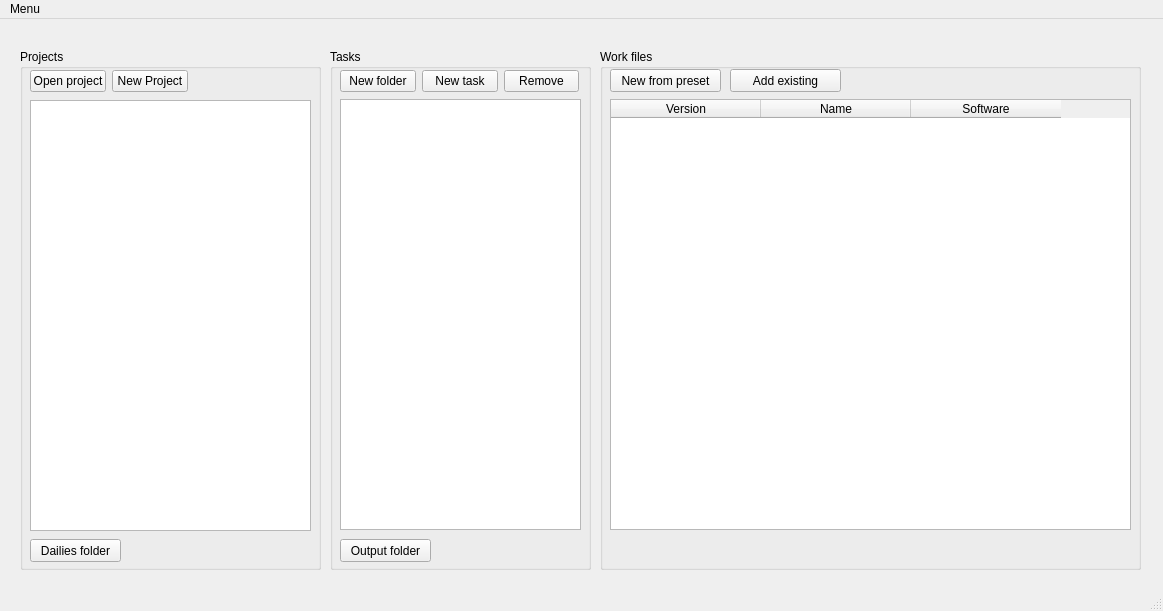
<?xml version="1.0" encoding="UTF-8"?>
<ui version="4.0">
 <class>MainWindow</class>
 <widget class="QMainWindow" name="MainWindow">
  <property name="geometry">
   <rect>
    <x>0</x>
    <y>0</y>
    <width>1163</width>
    <height>611</height>
   </rect>
  </property>
  <property name="windowTitle">
   <string>Lamp Project Browser</string>
  </property>
  <widget class="QWidget" name="centralwidget">
   <widget class="QGroupBox" name="taskBox">
    <property name="geometry">
     <rect>
      <x>330</x>
      <y>30</y>
      <width>261</width>
      <height>521</height>
     </rect>
    </property>
    <property name="title">
     <string>Tasks</string>
    </property>
    <widget class="QTreeView" name="tree_tasks">
     <property name="geometry">
      <rect>
       <x>10</x>
       <y>50</y>
       <width>241</width>
       <height>431</height>
      </rect>
     </property>
     <property name="uniformRowHeights">
      <bool>true</bool>
     </property>
     <property name="headerHidden">
      <bool>true</bool>
     </property>
    </widget>
    <widget class="QWidget" name="layoutWidget">
     <property name="geometry">
      <rect>
       <x>10</x>
       <y>20</y>
       <width>239</width>
       <height>25</height>
      </rect>
     </property>
     <layout class="QHBoxLayout" name="horizontalLayout">
      <item>
       <widget class="QPushButton" name="btn_add_folder">
        <property name="text">
         <string>New folder</string>
        </property>
       </widget>
      </item>
      <item>
       <widget class="QPushButton" name="btn_add_task">
        <property name="text">
         <string>New task</string>
        </property>
       </widget>
      </item>
      <item>
       <widget class="QPushButton" name="btn_del_task">
        <property name="text">
         <string>Remove</string>
        </property>
       </widget>
      </item>
     </layout>
    </widget>
    <widget class="QPushButton" name="btn_output">
     <property name="geometry">
      <rect>
       <x>10</x>
       <y>490</y>
       <width>91</width>
       <height>23</height>
      </rect>
     </property>
     <property name="text">
      <string>Output folder</string>
     </property>
    </widget>
   </widget>
   <widget class="QGroupBox" name="workfilesBox">
    <property name="geometry">
     <rect>
      <x>600</x>
      <y>30</y>
      <width>541</width>
      <height>521</height>
     </rect>
    </property>
    <property name="title">
     <string>Work files</string>
    </property>
    <widget class="QPushButton" name="btn_add_workfile">
     <property name="geometry">
      <rect>
       <x>10</x>
       <y>20</y>
       <width>111</width>
       <height>23</height>
      </rect>
     </property>
     <property name="text">
      <string>New from preset</string>
     </property>
    </widget>
    <widget class="QTableWidget" name="tbl_workfiles">
     <property name="geometry">
      <rect>
       <x>10</x>
       <y>50</y>
       <width>521</width>
       <height>431</height>
      </rect>
     </property>
     <property name="rowCount">
      <number>0</number>
     </property>
     <attribute name="horizontalHeaderVisible">
      <bool>true</bool>
     </attribute>
     <attribute name="horizontalHeaderCascadingSectionResizes">
      <bool>true</bool>
     </attribute>
     <attribute name="horizontalHeaderDefaultSectionSize">
      <number>150</number>
     </attribute>
     <attribute name="horizontalHeaderMinimumSectionSize">
      <number>100</number>
     </attribute>
     <attribute name="verticalHeaderStretchLastSection">
      <bool>false</bool>
     </attribute>
     <column>
      <property name="text">
       <string>Version</string>
      </property>
     </column>
     <column>
      <property name="text">
       <string>Name</string>
      </property>
     </column>
     <column>
      <property name="text">
       <string>Software</string>
      </property>
     </column>
    </widget>
    <widget class="QPushButton" name="btn_add_existing_workfile">
     <property name="geometry">
      <rect>
       <x>130</x>
       <y>20</y>
       <width>111</width>
       <height>23</height>
      </rect>
     </property>
     <property name="text">
      <string>Add existing</string>
     </property>
    </widget>
   </widget>
   <widget class="QGroupBox" name="groupBox">
    <property name="geometry">
     <rect>
      <x>20</x>
      <y>30</y>
      <width>301</width>
      <height>521</height>
     </rect>
    </property>
    <property name="title">
     <string>Projects</string>
    </property>
    <widget class="QListView" name="list_projects">
     <property name="geometry">
      <rect>
       <x>10</x>
       <y>51</y>
       <width>281</width>
       <height>431</height>
      </rect>
     </property>
    </widget>
    <widget class="QPushButton" name="btn_dailies">
     <property name="geometry">
      <rect>
       <x>10</x>
       <y>490</y>
       <width>91</width>
       <height>23</height>
      </rect>
     </property>
     <property name="text">
      <string>Dailies folder</string>
     </property>
    </widget>
    <widget class="QWidget" name="">
     <property name="geometry">
      <rect>
       <x>10</x>
       <y>20</y>
       <width>158</width>
       <height>25</height>
      </rect>
     </property>
     <layout class="QHBoxLayout" name="horizontalLayout_2">
      <item>
       <widget class="QPushButton" name="btn_open_project">
        <property name="text">
         <string>Open project</string>
        </property>
       </widget>
      </item>
      <item>
       <widget class="QPushButton" name="btn_new_project">
        <property name="text">
         <string>New Project</string>
        </property>
       </widget>
      </item>
     </layout>
    </widget>
   </widget>
  </widget>
  <widget class="QMenuBar" name="menubar">
   <property name="geometry">
    <rect>
     <x>0</x>
     <y>0</y>
     <width>1163</width>
     <height>21</height>
    </rect>
   </property>
   <widget class="QMenu" name="menuMenu">
    <property name="title">
     <string>Menu</string>
    </property>
    <addaction name="menu_settings"/>
    <addaction name="menu_exit"/>
   </widget>
   <addaction name="menuMenu"/>
  </widget>
  <widget class="QStatusBar" name="statusbar"/>
  <action name="menu_settings">
   <property name="text">
    <string>Settings</string>
   </property>
  </action>
  <action name="menu_exit">
   <property name="text">
    <string>Exit</string>
   </property>
  </action>
 </widget>
 <resources/>
 <connections/>
</ui>
